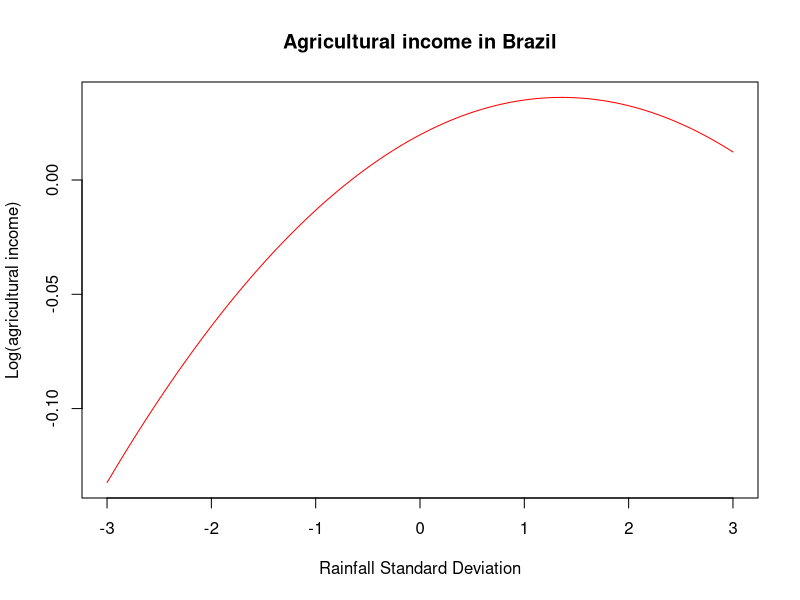

Source code (R):

# References:   carleton_hsiang_climate_dose_response_2016.pdf, figure 3f.  This is derived from reference 153:  F. Hidalgo, S. Naidu, S. Nichter, N. Richardson, Economic determinants of land invasions. Rev. Econ. Stat. 92, 505–523 (2010). doi: 10.1162/REST_a_00007 .
#		https://www.r-bloggers.com/polynomial-regression-techniques/
#		https://stackoverflow.com/questions/29999900/poly-in-lm-difference-between-raw-vs-orthogonal

# Agricultural income in Brazil as function of rainfall (Carleton and Hsiang, 2016, figure 3f) 
# Rainfall is given in standard deviations; response is log(agricultural income).
rainfallSD = c(-3,-2,-1,0,1,2,3)
log_income = c(-0.13,-0.07,-0.01,0.02,0.04,0.025,0.015)
model <- lm(log_income ~ poly(rainfallSD,3,raw=TRUE))
summary(model)

# Coefficients are intercept and the cofficient of each power of t from 1 to 3.
# Could also use coef(summary(model))[1,1], [2,1], [3,1], and [4,1]
f4log_income = function(t) {summary(model)$coefficients[1,1] + summary(model)$coefficients[2,1]*t + summary(model)$coefficients[3,1]*t^2 + summary(model)$coefficients[4,1]*t^3 }

# Plot function and original points.
curve(f4log_income, -3, 3, col="red", main="Agricultural income in Brazil", xlab="Rainfall Standard Deviation", ylab="Log(agricultural income)")
#par(new=TRUE)
#points(rainfallSD,log_income, col="red")
